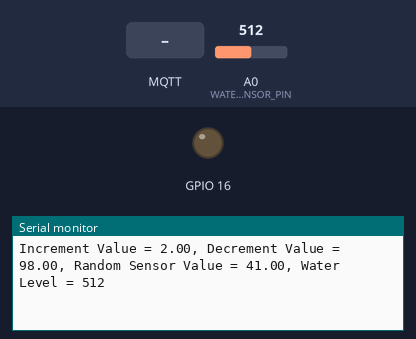
Bench run of a sketch on a simulated ESP8266 (NodeMCU). Parts: output pins drawn as LEDs (lit = HIGH), the last lines printed to the serial monitor. The test bench sets the inputs (shaded band); at power-on: A0 (WATER_SENSOR_PIN) = 512. WiFi joins after 1.5 s; servers stay silent unless stated; the local clock reads 2024-03-15 10:24:30 at power-on unless the sketch sets it; random numbers use the default seed unless the sketch sets one; no MQTT or app messages arrive unless stated.

Above: at 6.2 s.
6.3 s: MQTT message "1" arrives on the first subscribed topic
At 7.3 s:
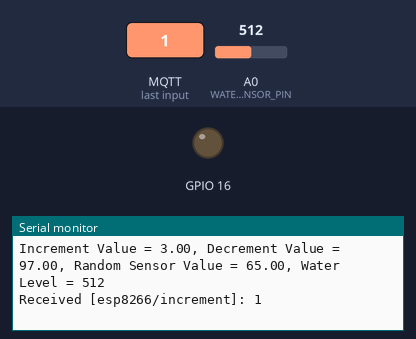
8.1 s: MQTT message "on" arrives on the first subscribed topic
At 8.9 s:
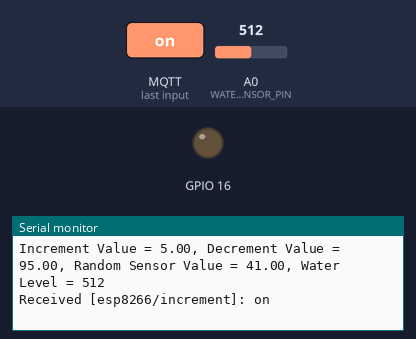
9.7 s: MQTT message "off" arrives on the first subscribed topic
At 10.6 s:
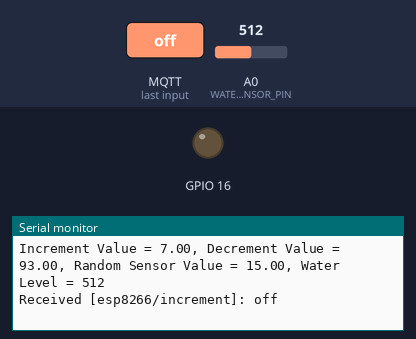
Timing chart, 0 to 12.7 s (numbered marks = the images above; inputs shaded):
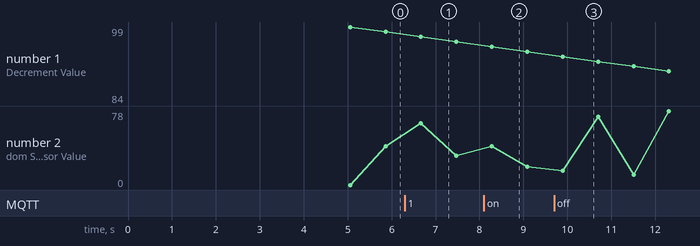

Measured:
- after the input at 6.3 s, the serial monitor: prints a new line after 0.37 s (image 1)
- after the input at 8.1 s, the serial monitor: prints a new line after 0.18 s (image 2)
- after the input at 9.7 s, the serial monitor: prints a new line after 0.20 s (image 3)

The sketch:

ESP8266_AWS_MQTT.ino
```cpp
#include <ESP8266WiFi.h>
#include <WiFiClientSecure.h>
#include <PubSubClient.h>
#include <ArduinoJson.h>
#include <time.h>
#include "secrets.h"

#define AWS_IOT_PUBLISH_TOPIC   "esp8266/pub"        // Topic for general publishing
#define INCREMENT_TOPIC         "esp8266/increment"  // Topic for incrementing values
#define DECREMENT_TOPIC         "esp8266/decrement"  // Topic for decrementing values
#define SENSOR_TOPIC            "esp8266/sensor"     // Topic for sensor values
#define WIFI_TOPIC              "esp8266/wifi"       // New topic for receiving WiFi data

// Define the analog pin for the water level sensor (if needed)
#define WATER_SENSOR_PIN A0

WiFiClientSecure net;
BearSSL::X509List cert(cacert);
BearSSL::X509List client_crt(client_cert);
BearSSL::PrivateKey key(privkey);
PubSubClient client(net);

time_t now;
time_t nowish = 1510592825;

float incrementValue = 0; // Variable for incrementing value
float decrementValue = 100; // Variable for decrementing value
float sensorValue = 0; // Variable for sensor value (random values)

void NTPConnect(void) {
  Serial.print("Setting time using SNTP");
  configTime(TIME_ZONE * 3600, 0 * 3600, "pool.ntp.org", "time.nist.gov");
  now = time(nullptr);
  while (now < nowish) {
    delay(500);
    Serial.print(".");
    now = time(nullptr);
  }
  Serial.println("done!");
  struct tm timeinfo;
  gmtime_r(&now, &timeinfo);
  Serial.print("Current time: ");
  Serial.print(asctime(&timeinfo));
}

void messageReceived(char *topic, byte *payload, unsigned int length) {
  Serial.print("Received [");
  Serial.print(topic);
  Serial.print("]: ");
  for (int i = 0; i < length; i++) {
    Serial.print((char)payload[i]);
  }
  Serial.println();

  // Handle received data from the "esp8266/wifi" topic
  if (strcmp(topic, WIFI_TOPIC) == 0) {
    Serial.println("Received WiFi data from cloud:");
    // Process the data here, e.g., convert payload to a string
    String wifiData = "";
    for (int i = 0; i < length; i++) {
      wifiData += (char)payload[i];
    }
    Serial.println("WiFi Data: " + wifiData);

    // Take action based on the received WiFi data, e.g., changing WiFi settings, controlling LEDs, etc.
  }
}

void connectAWS() {
  delay(3000);
  WiFi.mode(WIFI_STA);
  WiFi.begin(WIFI_SSID, WIFI_PASSWORD);

  Serial.println(String("Attempting to connect to SSID: ") + String(WIFI_SSID));

  while (WiFi.status() != WL_CONNECTED) {
    Serial.print(".");
    delay(1000);
  }

  NTPConnect();

  net.setTrustAnchors(&cert);
  net.setClientRSACert(&client_crt, &key);

  client.setServer(MQTT_HOST, 8883);
  client.setCallback(messageReceived);

  Serial.println("Connecting to AWS IOT");

  while (!client.connect(THINGNAME)) {
    Serial.print(".");
    delay(1000);
  }

  if (!client.connected()) {
    Serial.println("AWS IoT Timeout!");
    return;
  }

  // Subscribe to increment, decrement, sensor, and WiFi topics
  client.subscribe(INCREMENT_TOPIC);
  client.subscribe(DECREMENT_TOPIC);
  client.subscribe(WIFI_TOPIC);  // Subscribe to the new "esp8266/wifi" topic
  Serial.println("AWS IoT Connected!");
}

void publishIncrement() {
  client.publish(INCREMENT_TOPIC, String(incrementValue).c_str());
}

void publishDecrement() {
  client.publish(DECREMENT_TOPIC, String(decrementValue).c_str());
}

void publishSensorValue() {
  sensorValue = random(0, 101);  // Random value between 0 and 100
  client.publish(SENSOR_TOPIC, String(sensorValue).c_str());
}

void publishWaterLevel() {
  float sensorValueRaw = analogRead(WATER_SENSOR_PIN);
  float waterLevelPercentage = (sensorValueRaw / 1024.0) * 100.0; // Assuming 10-bit ADC
  client.publish(AWS_IOT_PUBLISH_TOPIC, String(waterLevelPercentage).c_str());
}

void setup() {
  Serial.begin(115200);
  connectAWS();
  pinMode(16, OUTPUT);
}

void loop() {
  incrementValue += 1; // Increment by 1 each loop
  decrementValue -= 1; // Decrement by 1 each loop

  if (incrementValue > 100) {
    incrementValue = 0;
  }

  if (decrementValue < 0) {
    decrementValue = 100;
  }

  Serial.print("Increment Value = ");
  Serial.print(incrementValue);
  Serial.print(", Decrement Value = ");
  Serial.print(decrementValue);
  Serial.print(", Random Sensor Value = ");
  Serial.print(sensorValue);
  Serial.print(", Water Level = ");
  Serial.println(analogRead(WATER_SENSOR_PIN));

  if (!client.connected()) {
    connectAWS();
  } else {
    client.loop();
    publishIncrement();
    publishDecrement();
    publishSensorValue();
    publishWaterLevel();
    delay(800);
  }
}
```

secrets.h
```cpp
#include <pgmspace.h>

#define SECRET

const char WIFI_SSID[] = "Mohan123";               //WiFi SSID
const char WIFI_PASSWORD[] = "12345678";           //WiFi Password

#define THINGNAME "mp_device"

int8_t TIME_ZONE = -5; //NYC(USA): -5 UTC

const char MQTT_HOST[] = "a1uccysxn7j38q-ats.iot.us-east-1.amazonaws.com";


static const char cacert[] PROGMEM = R"EOF(
-----BEGIN CERTIFICATE-----
MIIDQTCCAimgAwIBAgITBmyfz5m/jAo54vB4ikPmljZbyjANBgkqhkiG9w0BAQsF
ADA5MQswCQYDVQQGEwJVUzEPMA0GA1UEChMGQW1hem9uMRkwFwYDVQQDExBBbWF6
b24gUm9vdCBDQSAxMB4XDTE1MDUyNjAwMDAwMFoXDTM4MDExNzAwMDAwMFowOTEL
MAkGA1UEBhMCVVMxDzANBgNVBAoTBkFtYXpvbjEZMBcGA1UEAxMQQW1hem9uIFJv
b3QgQ0EgMTCCASIwDQYJKoZIhvcNAQEBBQADggEPADCCAQoCggEBALJ4gHHKeNXj
ca9HgFB0fW7Y14h29Jlo91ghYPl0hAEvrAIthtOgQ3pOsqTQNroBvo3bSMgHFzZM
9O6II8c+6zf1tRn4SWiw3te5djgdYZ6k/oI2peVKVuRF4fn9tBb6dNqcmzU5L/qw
IFAGbHrQgLKm+a/sRxmPUDgH3KKHOVj4utWp+UhnMJbulHheb4mjUcAwhmahRWa6
VOujw5H5SNz/0egwLX0tdHA114gk957EWW67c4cX8jJGKLhD+rcdqsq08p8kDi1L
93FcXmn/6pUCyziKrlA4b9v7LWIbxcceVOF34GfID5yHI9Y/QCB/IIDEgEw+OyQm
jgSubJrIqg0CAwEAAaNCMEAwDwYDVR0TAQH/BAUwAwEB/zAOBgNVHQ8BAf8EBAMC
AYYwHQYDVR0OBBYEFIQYzIU07LwMlJQuCFmcx7IQTgoIMA0GCSqGSIb3DQEBCwUA
A4IBAQCY8jdaQZChGsV2USggNiMOruYou6r4lK5IpDB/G/wkjUu0yKGX9rbxenDI
U5PMCCjjmCXPI6T53iHTfIUJrU6adTrCC2qJeHZERxhlbI1Bjjt/msv0tadQ1wUs
N+gDS63pYaACbvXy8MWy7Vu33PqUXHeeE6V/Uq2V8viTO96LXFvKWlJbYK8U90vv
o/ufQJVtMVT8QtPHRh8jrdkPSHCa2XV4cdFyQzR1bldZwgJcJmApzyMZFo6IQ6XU
5MsI+yMRQ+hDKXJioaldXgjUkK642M4UwtBV8ob2xJNDd2ZhwLnoQdeXeGADbkpy
rqXRfboQnoZsG4q5WTP468SQvvG5
-----END CERTIFICATE-----
)EOF";


// Copy contents from XXXXXXXX-certificate.pem.crt here ▼
static const char client_cert[] PROGMEM = R"KEY(
-----BEGIN CERTIFICATE-----
MIIDWTCCAkGgAwIBAgIUH5NBk4iEWa98LIL+vIf95ooIG64wDQYJKoZIhvcNAQEL
BQAwTTFLMEkGA1UECwxCQW1hem9uIFdlYiBTZXJ2aWNlcyBPPUFtYXpvbi5jb20g
SW5jLiBMPVNlYXR0bGUgU1Q9V2FzaGluZ3RvbiBDPVVTMB4XDTI0MDkyNDA5MzMz
NloXDTQ5MTIzMTIzNTk1OVowHjEcMBoGA1UEAwwTQVdTIElvVCBDZXJ0aWZpY2F0
ZTCCASIwDQYJKoZIhvcNAQEBBQADggEPADCCAQoCggEBAMBnpuxFfMkRTVSJHlm3
MmshMNKD9FOU/veqTk86qhnWh5z8lHkhZW9pdt12acGlQZIHMn9DcwLvw3/8c6N8
PgYSWkVX2x6l27iBhdI42wUUdedac0pc4fZVkHWkTm0zP8PViv5MxeGW870fialJ
goZ6jLMSvuh1J/dCjZ8e3x1T5qSywpwdhp1s2vfL1QsyBcFIf+QQNsjzvQdJRQ48
JG/qV+8SKEmzbDCDmQJ5oHe3o57ur/+8+bzTyIHISYiFEP9iAfSRldYAstObf+vL
xhGzAl8TbhIWZJM9l8RrGYKrrO5f4yEJ5iPFfrjUhcSH1NMWAxCZGMZkEeeLF0A6
W4cCAwEAAaNgMF4wHwYDVR0jBBgwFoAUtSjgijquxmz26VLPl0vqEGAfFNcwHQYD
VR0OBBYEFOFjzC3gM2RhrV2x6Qya8GJlTR76MAwGA1UdEwEB/wQCMAAwDgYDVR0P
AQH/BAQDAgeAMA0GCSqGSIb3DQEBCwUAA4IBAQB5mk3ojmVyyvSH6rMeUCazwe4E
jaoXbATKwge4rzZ1MDki28lRcMkcob8EJs7wfMjVwWubwz8bBojaw3lRA66Be3bF
QGjRdPTpF2y0VNCAuFDbaXqfP+8dczZVbV19J5cj7Nt58Go8LIleQ1oJVhEbgi42
xHy+LX8atTuk8cT9acbyqBtbmZ73MiqnTq7Uk5xuBem4U99/m/LiQGJ3/VkN+3VK
/g0sIBKah28hY06GuLoL2YA/UAFNPcvaGaPvOPAK4CI1stMXZV9/ofwf/Ccp9YCw
OT8etQZ2IYw0SrhKHyR6GLeaLhE78MDKkERFifskdXeR3QFEbe9qabbKYZdG
-----END CERTIFICATE-----
)KEY";


// Copy contents from  XXXXXXXX-private.pem.key here ▼
static const char privkey[] PROGMEM = R"KEY(
-----BEGIN RSA PRIVATE KEY-----
MIIEogIBAAKCAQEAwGem7EV8yRFNVIkeWbcyayEw0oP0U5T+96pOTzqqGdaHnPyU
eSFlb2l23XZpwaVBkgcyf0NzAu/Df/xzo3w+BhJaRVfbHqXbuIGF0jjbBRR151pz
Slzh9lWQdaRObTM/w9WK/kzF4ZbzvR+JqUmChnqMsxK+6HUn90KNnx7fHVPmpLLC
nB2GnWza98vVCzIFwUh/5BA2yPO9B0lFDjwkb+pX7xIoSbNsMIOZAnmgd7ejnu6v
/7z5vNPIgchJiIUQ/2IB9JGV1gCy05t/68vGEbMCXxNuEhZkkz2XxGsZgqus7l/j
IQnmI8V+uNSFxIfU0xYDEJkYxmQR54sXQDpbhwIDAQABAoIBAFSfQfM4vKFSUsiT
Zh3fTPWBK4/rKVJ5fYpABSEjlBy5Ffwdus9ruMk/gV/17J2WqTgoojUG3Va1TS7F
QbbttfnFqJ5G/cCFAhYsIUdMakfZr+GJDpvuLhPBnj+ffD7bA3iGOxONgJqvYZQU
gt9JzXaH/8nivMRQgrtlMhSB529l7BgbDefTgzFVNJWg4fNzR8Ajeym70jFJjwqx
H8zf2RnVS6sMmFLHk8tG3wTQ8kujsI3Z7hEVZ9YUPVM1/AUECgKxmpVm21VWCrfU
2iae9mvI1WBlHDycm+ufYqG+sb4gJA/lADiTpYgYiu+HU6qMuLCwIeo1vyEEq+T+
0fMseIECgYEA38nlRoX14sGhwvu2iNl39+LjA7zS5bmLHrwq7Ry6o6c6BUb5SzuO
LnwwC5yKmoARVGyJN1bQE1zwZaFTWUrRp1d/+ivgACkvEvqY0pyIGQnuLt0JArfZ
k4cLI9Xh11Sy3lgP7xP5DlIHfidfVNDPOLCndCttBpaJm5Qzn/1VvW8CgYEA3BlV
/jpg87+5a5ZuL/K6c7oPaWuZuGU0v12pXrYJ3qDp99lnoU5glQB4aGse65D/Xwca
jD5REy1nucc0N4zsVX0BrDT2yF5vtuMsuNw4sGqb0aZTfZj4CJuxS8cE//zJibzQ
IUL1t9AN1m8Mbq3x2VVMN402gPfCeV2w7fioZ2kCgYBiHwTfQhdIoDvL4U/seuWG
E74TwnP587uS81Ai/Mi8vrLK446ktO0nZp4uSSngiiyPBrO3RuIey05AUVbZPNvl
8pCTYS9rAqO4P5ZIKgfmaps7gwDTZ0cHz1tMEBhgsKton9YEro4yADd20c6TwqZJ
JfOWFQBNti2JwJZOHOa+EwKBgHCR6MB5PUMNqRkUvFB7tc8gt2c0qE9+O8cwcULG
mi+qX1/raqw+uPkcX3kQaKUU6PfCW1qlOLQ1QdrrvpI22l0y7VsVT67VVg/VCveV
cs0QCZflmMghJ6LHdpuKM811jeKLlmucoq4blCg7bcFh59M/ZBb5e4nkriuCts5P
oloZAoGAfFBbhKg7MCGDyeSbad9G5HxZVefdxASrwEdjtw5cNCCpQsO7lBLmWR+v
UQ/jtcWH0DHm/16v63lSbz4oSys0lZnPf2j4FqT4Ljceu3OqGcAXpEdLP9yzgnD6
jBg+F6bSxX9wkRMRSULlBtZ/vyGkU7NXTgitEOZREXu1ZuU6+7Q=
-----END RSA PRIVATE KEY-----
)KEY";
```
